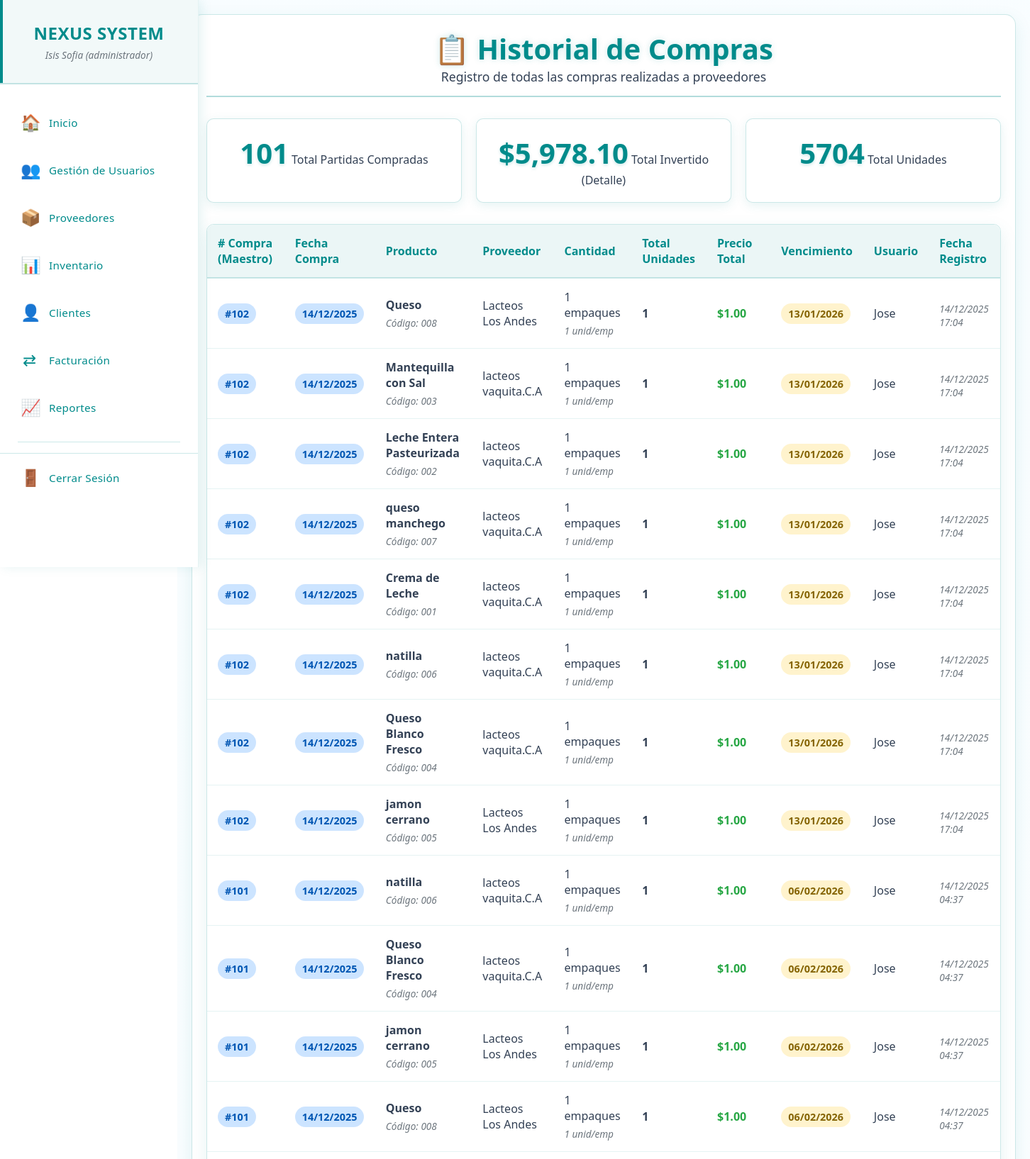
The app's page /historial_compras.php (signed in, upper part) with its own data.
### tables this page shows
CREATE TABLE `historial_compras` (
  `id_historial` int(11) NOT NULL,
  `id_compra` int(11) NOT NULL,
  `id_producto_proveedor` int(11) NOT NULL,
  `cantidad_empaques` int(11) NOT NULL,
  `unidades_empaque` int(11) NOT NULL,
  `total_unidades` int(11) NOT NULL,
  `precio_total` decimal(10,2) NOT NULL,
  `fecha_vencimiento` date NOT NULL,
  `fecha_registro` timestamp NOT NULL DEFAULT current_timestamp()
);

CREATE TABLE `compras_proveedores` (
  `id_compra` int(11) NOT NULL,
  `fecha_compra` date NOT NULL,
  `usuario_id` int(11) NOT NULL,
  `fecha_registro` timestamp NOT NULL DEFAULT current_timestamp(),
  `precio_compra_total` decimal(10,2) NOT NULL DEFAULT 0.00
);

CREATE TABLE `productos_proveedor` (
  `id_producto_proveedor` int(11) NOT NULL,
  `codigo_producto` varchar(50) NOT NULL,
  `nombre` varchar(255) NOT NULL,
  `descripcion` text DEFAULT NULL,
  `id_categoria` int(11) NOT NULL,
  `id_subcategoria` int(11) DEFAULT NULL,
  `id_proveedor` int(11) NOT NULL,
  `precio_compra` decimal(10,2) NOT NULL,
  `unidad_medida` varchar(20) DEFAULT 'unidad',
  `fecha_compra` date DEFAULT NULL,
  `es_perecedero` tinyint(1) DEFAULT 0,
  `registro` timestamp NOT NULL DEFAULT current_timestamp(),
  `actualizacion` timestamp NOT NULL DEFAULT current_timestamp() ON UPDATE current_timestamp(),
  `estado` enum('activo','inactivo') DEFAULT 'activo'
);

CREATE TABLE `proveedores` (
  `id_proveedor` int(11) NOT NULL,
  `nombres` varchar(255) NOT NULL,
  `nombre_comercial` varchar(255) NOT NULL,
  `rif` varchar(20) NOT NULL,
  `telefono` varchar(20) DEFAULT NULL,
  `email` varchar(100) DEFAULT NULL,
  `direccion` text DEFAULT NULL,
  `estado` enum('activo','inactivo') DEFAULT 'activo',
  `registro` timestamp NOT NULL DEFAULT current_timestamp(),
  `actualizacion` timestamp NOT NULL DEFAULT current_timestamp() ON UPDATE current_timestamp()
);

CREATE TABLE `usuario` (
  `id_usuario` int(11) NOT NULL,
  `usuario` varchar(50) NOT NULL,
  `nombre` varchar(100) NOT NULL,
  `apellido` varchar(100) NOT NULL,
  `contraseña` varchar(255) NOT NULL,
  `id_rol` int(11) NOT NULL,
  `activo` tinyint(1) DEFAULT 1
);

### historial_compras.php (the view, shortened to what this page needs)
<?php
require_once 'menu.php';
try {
    $sql = "
        SELECT
            hc.*,
            pp.nombre as producto_nombre,
            pp.codigo_producto,
            p.nombre_comercial as proveedor_nombre,
            -- Obtener datos del Maestro (compras_proveedores)
            cm.fecha_compra,
            u.nombre as usuario_nombre
        FROM historial_compras hc
        JOIN productos_proveedor pp ON hc.id_producto_proveedor = pp.id_producto_proveedor
        JOIN proveedores p ON pp.id_proveedor = p.id_proveedor
        JOIN compras_proveedores cm ON hc.id_compra = cm.id_compra
        JOIN usuario u ON cm.usuario_id = u.id_usuario -- Unir a usuario a través del Maestro
        ORDER BY hc.fecha_registro DESC
    ";
    $stmt = $pdo->query($sql);
    $historial = $stmt->fetchAll(PDO::FETCH_ASSOC);
    $total_compras = count($historial);
    $total_invertido = array_sum(array_column($historial, 'precio_total'));
    $total_unidades = array_sum(array_column($historial, 'total_unidades'));
} catch (PDOException $e) {
    die("Error al consultar historial: " . $e->getMessage());
}
?>
<!DOCTYPE html>
<html lang="es">
<head>
    <link rel="stylesheet" href="css/proveedores.css">
</head>
<body>
   <main class="main-content">
        <div class="content-wrapper">
            <div class="container">
                <div class="header">
                    <h1>📋 Historial de Compras</h1>
                    <p>Registro de todas las compras realizadas a proveedores</p>
                </div>
                <div class="stats-container">
                    <div class="stat-card">
                        <span class="stat-number"><?php echo $total_compras; ?></span>
                        <span class="stat-label">Total Partidas Compradas</span>
                    </div>
                    <div class="stat-card">
                        <span class="stat-number">$<?php echo number_format($total_invertido, 2); ?></span>
                        <span class="stat-label">Total Invertido (Detalle)</span>
                    </div>
                    <div class="stat-card">
                        <span class="stat-number"><?php echo $total_unidades; ?></span>
                        <span class="stat-label">Total Unidades</span>
                    </div>
                </div>
                <?php if ($total_compras > 0): ?>
                    <div class="table-container">
                        <table class="table">
                            <thead>
                                <tr>
                                    <th># Compra (Maestro)</th>
                                    <th>Fecha Compra</th>
                                    <th>Producto</th>
                                    <th>Proveedor</th>
                                    <th>Cantidad</th>
                                    <th>Total Unidades</th>
                                    <th>Precio Total</th>
                                    <th>Vencimiento</th>
                                    <th>Usuario</th>
                                    <th>Fecha Registro</th>
                                </tr>
                            </thead>
                            <tbody>
                                <?php foreach ($historial as $row): ?>
                                    <tr>
                                        <td>
                                            <span class="badge badge-info">
                                                #<?php echo $row['id_compra']; ?>
                                            </span>
                                        </td>
                                        <td>
                                            <span class="badge badge-info">
                                                <?php echo date('d/m/Y', strtotime($row['fecha_compra'])); ?>
                                            </span>
                                        </td>
                                        <td>
                                            <strong><?php echo htmlspecialchars($row['producto_nombre']); ?></strong><br>
                                            <small>Código: <?php echo $row['codigo_producto']; ?></small>
                                        </td>
                                        <td><?php echo $row['proveedor_nombre']; ?></td>
                                        <td>
                                            <?php echo $row['cantidad_empaques']; ?> empaques<br>
                                            <small><?php echo $row['unidades_empaque']; ?> unid/emp</small>
                                        </td>
                                        <td style="font-weight: bold;">
                                            <?php echo $row['total_unidades']; ?>
                                        </td>
                                        <td style="font-weight: bold; color: #28a745;">
                                            $<?php echo number_format($row['precio_total'], 2); ?>
                                        </td>
                                        <td>
                                            <span class="badge badge-warning">
                                                <?php echo date('d/m/Y', strtotime($row['fecha_vencimiento'])); ?>
                                            </span>
                                        </td>
                                        <td><?php echo $row['usuario_nombre']; ?></td>
                                        <td>
                                            <small><?php echo date('d/m/Y H:i', strtotime($row['fecha_registro'])); ?></small>
                                        </td>
                                    </tr>
                                <?php endforeach; ?>
                            </tbody>
                        </table>
                    </div>
                <?php endif; ?>
            </div>
        </div>
    </main>
</body>
</html>

### css/menu.css (style rules this page uses)
* { margin: 0; padding: 0; box-sizing: border-box; }
body { font-family: 'Segoe UI', Tahoma, Geneva, Verdana, sans-serif; background: #ffffff; color: #334155; overflow-x: hidden; }
.main-content { flex: 1; margin-left: 280px; padding: 30px; background: #ffffff; min-height: 100vh; }

### css/proveedores.css (style rules this page uses)
* { margin: 0; padding: 0; box-sizing: border-box; }
.main-content { margin-left: 250px; min-height: 100vh; padding: 0; background: linear-gradient(135deg, #f8fdff 0%, #ffffff 100%); }
.content-wrapper { padding: 20px; color: #2b3139; width: 100%; }
.container { max-width: 1200px; margin: 0 auto; padding: 20px; background: #ffffff; border-radius: 15px; border: 1px solid rgba(0, 139, 139, 0.2); box-shadow: 0 8px 25px rgba(0, 139, 139, 0.1); }
.header { text-align: center; margin-bottom: 30px; padding-bottom: 15px; border-bottom: 2px solid rgba(0, 139, 139, 0.3); }
.header h1 { color: #008B8B; font-size: 2.5em; text-shadow: 0 0 10px rgba(0, 139, 139, 0.2); }
.header p { color: #334155; font-size: 1.1em; }
.stats-container { display: grid; grid-template-columns: repeat(auto-fit, minmax(200px, 1fr)); gap: 20px; margin-bottom: 30px; }
.stat-card { background: #ffffff; padding: 20px; border-radius: 10px; text-align: center; border: 1px solid rgba(0, 139, 139, 0.2); box-shadow: 0 4px 15px rgba(0, 139, 139, 0.1); transition: all 0.3s ease; }
.stat-number { font-size: 2.5em; font-weight: bold; color: #008B8B; text-shadow: 0 2px 4px rgba(0, 139, 139, 0.2); }
.stat-label { color: #334155; font-size: 1em; }
.table-container { width: 100%; overflow-x: auto; margin-bottom: 20px; border-radius: 10px; border: 1px solid rgba(0, 139, 139, 0.2); box-shadow: 0 8px 25px rgba(0, 139, 139, 0.1); }
.table { min-width: 1000px; width: 100%; background: #ffffff; border-radius: 10px; overflow: hidden; border-collapse: collapse; }
.table th { background: rgba(0, 139, 139, 0.08); color: #008B8B; padding: 15px; text-align: left; font-weight: 600; border-bottom: 2px solid rgba(0, 139, 139, 0.2); }
.table td { padding: 15px; border-bottom: 1px solid rgba(0, 139, 139, 0.1); color: #334155; vertical-align: middle; }
.badge { padding: 5px 10px; border-radius: 15px; font-size: 0.9em; font-weight: bold; display: inline-block; }
.badge-warning { background: rgba(255, 193, 7, 0.2); color: #856404; }
.badge-info { background: rgba(0, 123, 255, 0.2); color: #0056b3; }
small { display: block; margin-top: 5px; color: #6c757d; font-size: 0.85em; font-style: italic; }

### records on screen
historial_compras: id_compra "102", id_compra.fecha_compra "14/12/2025", id_producto_proveedor.nombre "Queso", id_producto_proveedor.codigo_producto "008", proveedores.nombre_comercial "Lacteos Los Andes", cantidad_empaques "1", unidades_empaque "1", total_unidades "1", precio_total "1.00", fecha_vencimiento "13/01/2026", usuario.nombre "Jose", fecha_registro "14/12/2025 17:04"
historial_compras: id_compra "102", id_compra.fecha_compra "14/12/2025", id_producto_proveedor.nombre "Mantequilla con Sal", id_producto_proveedor.codigo_producto "003", proveedores.nombre_comercial "lacteos vaquita.C.A", cantidad_empaques "1", unidades_empaque "1", total_unidades "1", precio_total "1.00", fecha_vencimiento "13/01/2026", usuario.nombre "Jose", fecha_registro "14/12/2025 17:04"
historial_compras: id_compra "102", id_compra.fecha_compra "14/12/2025", id_producto_proveedor.nombre "Leche Entera Pasteurizada", id_producto_proveedor.codigo_producto "002", proveedores.nombre_comercial "lacteos vaquita.C.A", cantidad_empaques "1", unidades_empaque "1", total_unidades "1", precio_total "1.00", fecha_vencimiento "13/01/2026", usuario.nombre "Jose", fecha_registro "14/12/2025 17:04"
historial_compras: id_compra "102", id_compra.fecha_compra "14/12/2025", id_producto_proveedor.nombre "queso manchego", id_producto_proveedor.codigo_producto "007", proveedores.nombre_comercial "lacteos vaquita.C.A", cantidad_empaques "1", unidades_empaque "1", total_unidades "1", precio_total "1.00", fecha_vencimiento "13/01/2026", usuario.nombre "Jose", fecha_registro "14/12/2025 17:04"
historial_compras: id_compra "102", id_compra.fecha_compra "14/12/2025", id_producto_proveedor.nombre "Crema de Leche", id_producto_proveedor.codigo_producto "001", proveedores.nombre_comercial "lacteos vaquita.C.A", cantidad_empaques "1", unidades_empaque "1", total_unidades "1", precio_total "1.00", fecha_vencimiento "13/01/2026", usuario.nombre "Jose", fecha_registro "14/12/2025 17:04"
historial_compras: id_compra "102", id_compra.fecha_compra "14/12/2025", id_producto_proveedor.nombre "natilla", id_producto_proveedor.codigo_producto "006", proveedores.nombre_comercial "lacteos vaquita.C.A", cantidad_empaques "1", unidades_empaque "1", total_unidades "1", precio_total "1.00", fecha_vencimiento "13/01/2026", usuario.nombre "Jose", fecha_registro "14/12/2025 17:04"
historial_compras: id_compra "102", id_compra.fecha_compra "14/12/2025", id_producto_proveedor.nombre "Queso Blanco Fresco", id_producto_proveedor.codigo_producto "004", proveedores.nombre_comercial "lacteos vaquita.C.A", cantidad_empaques "1", unidades_empaque "1", total_unidades "1", precio_total "1.00", fecha_vencimiento "13/01/2026", usuario.nombre "Jose", fecha_registro "14/12/2025 17:04"
historial_compras: id_compra "102", id_compra.fecha_compra "14/12/2025", id_producto_proveedor.nombre "jamon cerrano", id_producto_proveedor.codigo_producto "005", proveedores.nombre_comercial "Lacteos Los Andes", cantidad_empaques "1", unidades_empaque "1", total_unidades "1", precio_total "1.00", fecha_vencimiento "13/01/2026", usuario.nombre "Jose", fecha_registro "14/12/2025 17:04"
historial_compras: id_compra "101", id_compra.fecha_compra "14/12/2025", id_producto_proveedor.nombre "natilla", id_producto_proveedor.codigo_producto "006", proveedores.nombre_comercial "lacteos vaquita.C.A", cantidad_empaques "1", unidades_empaque "1", total_unidades "1", precio_total "1.00", fecha_vencimiento "06/02/2026", usuario.nombre "Jose", fecha_registro "14/12/2025 04:37"
historial_compras: id_compra "101", id_compra.fecha_compra "14/12/2025", id_producto_proveedor.nombre "Queso Blanco Fresco", id_producto_proveedor.codigo_producto "004", proveedores.nombre_comercial "lacteos vaquita.C.A", cantidad_empaques "1", unidades_empaque "1", total_unidades "1", precio_total "1.00", fecha_vencimiento "06/02/2026", usuario.nombre "Jose", fecha_registro "14/12/2025 04:37"
historial_compras: id_compra "101", id_compra.fecha_compra "14/12/2025", id_producto_proveedor.nombre "jamon cerrano", id_producto_proveedor.codigo_producto "005", proveedores.nombre_comercial "Lacteos Los Andes", cantidad_empaques "1", unidades_empaque "1", total_unidades "1", precio_total "1.00", fecha_vencimiento "06/02/2026", usuario.nombre "Jose", fecha_registro "14/12/2025 04:37"
historial_compras: id_compra "101", id_compra.fecha_compra "14/12/2025", id_producto_proveedor.nombre "Queso", id_producto_proveedor.codigo_producto "008", proveedores.nombre_comercial "Lacteos Los Andes", cantidad_empaques "1", unidades_empaque "1", total_unidades "1", precio_total "1.00", fecha_vencimiento "06/02/2026", usuario.nombre "Jose", fecha_registro "14/12/2025 04:37"

### other values on screen
$_SESSION['nombre'] "Isis Sofia"
$_SESSION['rol'] "administrador"
$total_compras "101"
$total_invertido "5,978.10"
$total_unidades "5704"
